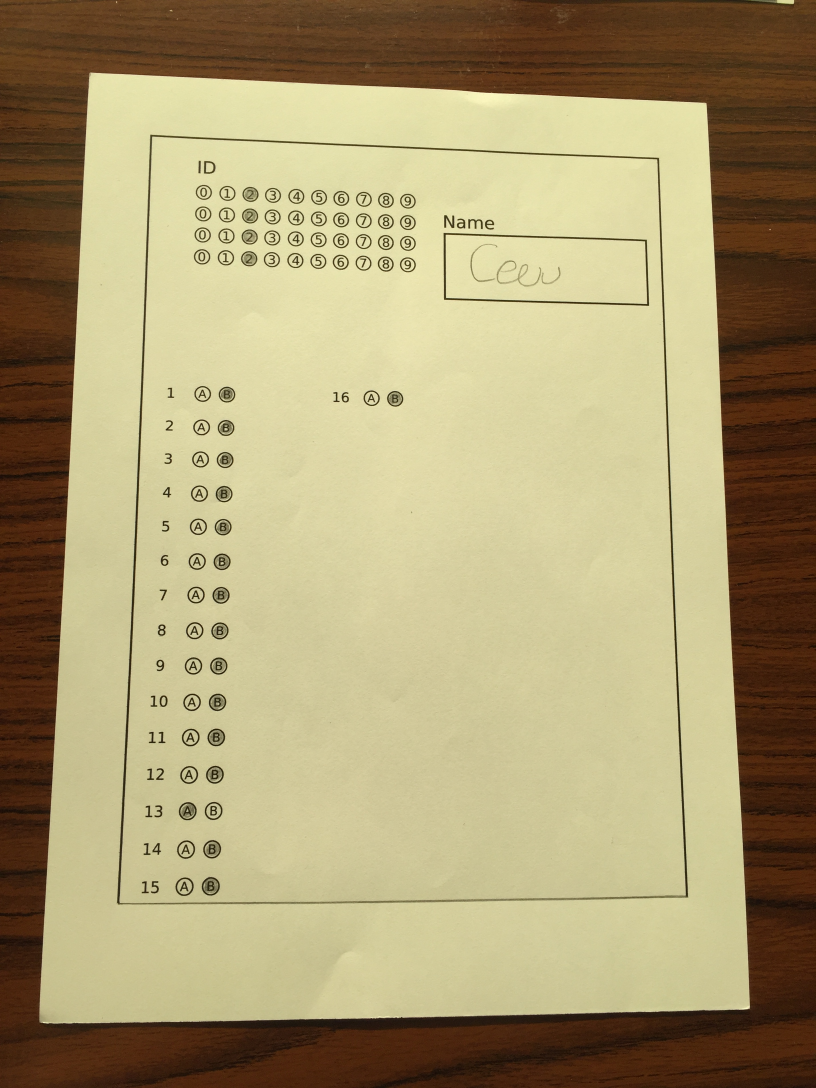
#> input picture zipped/2/IMG_6223.JPG, 2448 x 3264 px, found by its file name (shown at 1/3 size)
$ jupyter execute trials.ipynb   (shell and % lines are left out)
#> lines starting #> are read from the running program, lines starting #| are printed output that depends on the picture; after the words box and inside, x2 and y2 are one past the last pixel; in counts of white or black regions, pixels touching at a corner belong together
#> further down, image is the input picture: shape (3264, 2448, 3); mean B, G, R 114.5, 155.9, 170.1
### Bubble Sheet/commonfunctions.py
import cv2
from imutils import grab_contours, contours
import skimage.io as io
import matplotlib.pyplot as plt
import numpy as np
from skimage.exposure import histogram
from matplotlib.pyplot import bar
from skimage.color import rgb2gray,rgb2hsv

# Convolution:
from scipy.signal import convolve2d
from scipy import fftpack
import math

from skimage.util import random_noise, invert
from skimage.filters import median, gaussian
from skimage.feature import canny
from skimage.measure import label
from skimage.color import label2rgb
from skimage.morphology import dilation, erosion, square, disk, opening
from skimage.transform import hough_circle, hough_circle_peaks


# Edges
from skimage.filters import sobel_h, sobel, sobel_v,roberts, prewitt

# Show the figures / plots inside the notebook
def show_images(images,titles=None):
    #This function is used to show image(s) with titles by sending an array of images and an array of associated titles.
    # images[0] will be drawn with the title titles[0] if exists
    # You aren't required to understand this function, use it as-is.
    n_ims = len(images)
    if titles is None: titles = ['(%d)' % i for i in range(1,n_ims + 1)]
    fig = plt.figure()
    n = 1
    for image,title in zip(images,titles):
        a = fig.add_subplot(1,n_ims,n)
        if image.ndim == 2:
            plt.gray()
        plt.imshow(image)
        a.set_title(title)
        n += 1
    fig.set_size_inches(np.array(fig.get_size_inches()) * n_ims)
    plt.show()


# [6 lines left out: function showHist, not called in this run]

def gamma_correction(image, c, gamma):
    return c * image ** gamma

# [17 lines left out: function global_thresholding, not called in this run]


### zipped/trials.ipynb
## First Trial

[cell 1]
from commonfunctions import *
import pandas as pd
import cv2
import pytesseract

[cell 2]
from skimage.filters import threshold_otsu
from skimage.morphology import binary_erosion, binary_dilation, binary_closing,skeletonize, thin
from skimage.measure import find_contours
from skimage.draw import rectangle
from skimage.filters import threshold_otsu

[cell 3]
def load_image(file_path):
    try:
        # Load the image using OpenCV
        image = cv2.imread(file_path)
        if image is None:
            print("Error: Image not found. Check the file path.")
            return None

        # Display the image using OpenCV
        cv2.imshow('Loaded Bubble Sheet Image', image)
        show_images([image])

        cv2.waitKey(0)
        cv2.destroyAllWindows()

        return image

    except Exception as e:
        print(f"Error loading image: {e}")
        return None

### Second

[cell 4]
# Function to resize image first into 500x700
def resize_image(image, target_width=500, target_height=700):
#> called with target_width = 500, target_height = 700
    h, w = image.shape[:2]
#> h = 3264; w = 2448
    aspect_ratio = w / h
#> aspect_ratio = 0.75

    if w > h:  # Wide image
        new_width = target_width
        new_height = int(target_width / aspect_ratio)
    else:  # Tall or square image
        new_height = target_height
        new_width = int(target_height * aspect_ratio)
#> new_width = 525

    # Ensure dimensions don't exceed target size
    new_width = min(new_width, target_width)
#> new_width = 500
    new_height = min(new_height, target_height)

    resized = cv2.resize(image, (new_width, new_height), interpolation=cv2.INTER_LANCZOS4)
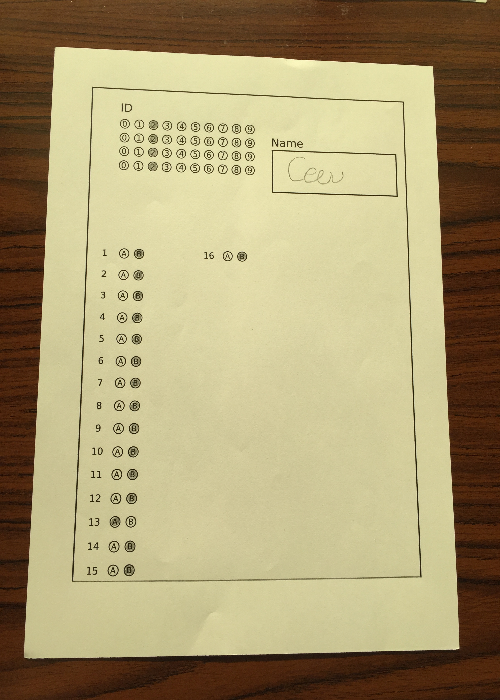
#> resized: shape (700, 500, 3); mean B, G, R 114.5, 155.9, 170.1

    # Calculate padding
    delta_w = max(target_width - new_width, 0)
#> delta_w = 0
    delta_h = max(target_height - new_height, 0)
    top, bottom = delta_h // 2, delta_h - (delta_h // 2)
    left, right = delta_w // 2, delta_w - (delta_w // 2)
#> left = 0; right = 0

    color = [0, 0, 0]  # Black padding
    padded_image = cv2.copyMakeBorder(resized, top, bottom, left, right, cv2.BORDER_CONSTANT, value=color)

    return padded_image

# Function to detect the sheet contour and apply perspective transform
def detect_sheet_contour(image, width=500, height=700):

    image = resize_image(image, target_width=width, target_height=height)

    # Convert to grayscale
    gray = cv2.cvtColor(image, cv2.COLOR_BGR2GRAY)
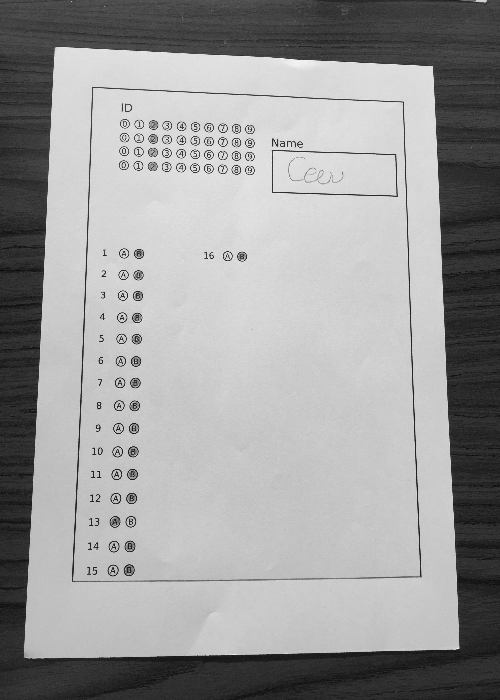
#> gray: shape (700, 500); min 9, max 246, mean 155.4

    # Apply Canny edge detection
    edges = cv2.Canny(gray, 50, 150)
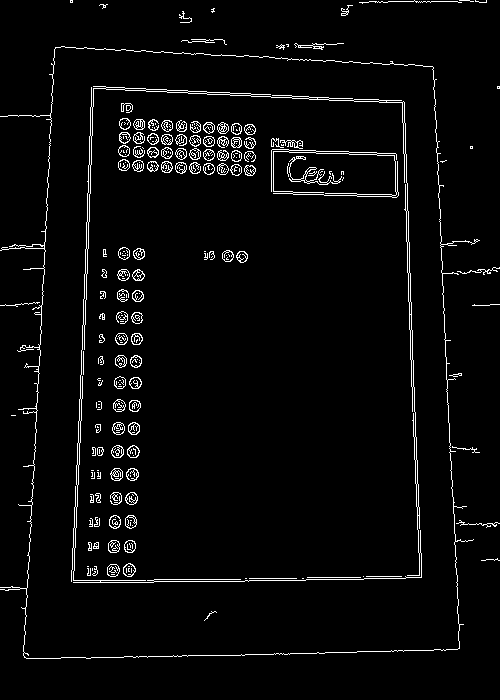
#> edges: shape (700, 500); 3.6% white in thin lines or dots

    # Find contours
    contours, _ = cv2.findContours(edges, cv2.RETR_EXTERNAL, cv2.CHAIN_APPROX_SIMPLE)
#> contours = 24 contours, 22 with area under 20; largest, box (x1, y1, x2, y2) and area: (0, 46, 480, 659) 243463, (294, 43, 344, 50) 24

    # Sort contours by area (largest first)
    contours = sorted(contours, key=cv2.contourArea, reverse=True)

    # Check if we have enough contours
    if len(contours) > 0:
        # Assume the largest contour is the sheet
        sheet_contour = contours[0]
#> sheet_contour = contour of 1034 points, box (x1, y1, x2, y2) (0, 46, 480, 659), area 243463

        # Approximate the sheet's contour to a quadrilateral
        epsilon = 0.02 * cv2.arcLength(sheet_contour, True)
#> epsilon = 64.79
        approx = cv2.approxPolyDP(sheet_contour, epsilon, True)
#> approx = [[55, 47], [24, 657], [459, 648], [433, 67]]

        # Ensure we have 4 points (a quadrilateral)
        if len(approx) == 4:
            points = approx.reshape(4, 2)
#> points = [[55, 47], [24, 657], [459, 648], [433, 67]]
            rect = np.zeros((4, 2), dtype='float32')

            s = points.sum(axis=1)
#> s = [102, 681, 1107, 500]
            rect[0] = points[np.argmin(s)]  # Top-left
            rect[2] = points[np.argmax(s)]  # Bottom-right

            diff = np.diff(points, axis=1)
#> diff = [-8, 633, 189, -366]
            rect[1] = points[np.argmin(diff)]  # Top-right
            rect[3] = points[np.argmax(diff)]  # Bottom-left

            # Define the standard rectangle for the aligned sheet
            dst = np.array([
                [0, 0],
                [width - 1, 0],
                [width - 1, height - 1],
                [0, height - 1]
            ], dtype='float32')

            # Compute the perspective transform matrix
            M = cv2.getPerspectiveTransform(rect, dst)

            # Apply perspective warp
            aligned_sheet = cv2.warpPerspective(image, M, (width, height))

            # Display the aligned sheet
            cv2.imshow('Aligned Sheet', aligned_sheet)
            cv2.waitKey(0)
            cv2.destroyAllWindows()

            return aligned_sheet
        else:
            print("Sheet alignment failed: Unable to detect 4 corners.")
            return None
    else:
        print("No contours detected.")
        return None


# Function to extract a specific box from the aligned sheet
def extract_region_from_sheet(aligned_sheet, region_coords=(125, 175, 282, 435)):
    # Extract the region based on the coordinates (y1, y2, x1, x2)
#> called with region_coords = (125, 175, 282, 435)
    y1, y2, x1, x2 = region_coords
    extracted_region = aligned_sheet[y1:y2, x1:x2]
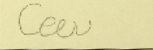
#> extracted_region: shape (50, 153, 3); mean B, G, R 166.7, 217.7, 223.7

    # Display the extracted region
    cv2.imshow('Extracted Region', extracted_region)
    show_images([extracted_region])
#> in show_images, `n_ims = len(images)`: n_ims = 1
#> the loop in show_images, `for image,title in zip(images,titles):` made 1 pass
#> (title, n) on pass 1: ('(1)', 2)
#> after the loop in show_images, `for image,title in zip(images,titles):`: n = 2
    cv2.waitKey(0)
    cv2.destroyAllWindows()

    return extracted_region

[cell 5]
def extract_name(aligned_sheet, x=0, y=0, w=180,h=60):
    # Define the region where the name is located (adjust these coordinates as needed)
    #x, y, w, h = 0, 0, 180, 60  # Example coordinates
#> called with x = 0, y = 0, w = 180, h = 60
    name_region = aligned_sheet[y:y+h, x:x+w]

    # Step 1: Convert the name region to grayscale
    name_gray = cv2.cvtColor(name_region, cv2.COLOR_BGR2GRAY)

    # Step 2: Apply Gaussian Blur to reduce noise
    blurred = cv2.GaussianBlur(name_gray, (5, 5), 0)

    # Step 4: Apply Adaptive Thresholding to isolate the text
    thresh_name = cv2.adaptiveThreshold(blurred, 255, cv2.ADAPTIVE_THRESH_GAUSSIAN_C,
                                        cv2.THRESH_BINARY_INV, 11, 2)
#> thresh_name: shape (50, 153); 11.5% white; 7 white regions (4 under 20 px), largest, box (x1, y1, x2, y2) and area: (18, 2, 92, 39) 547, (0, 48, 153, 50) 299, (46, 22, 56, 27) 26

    # Step 5: Remove small noise with morphological operations
    kernel = cv2.getStructuringElement(cv2.MORPH_RECT, (2, 2))
    opened = cv2.morphologyEx(thresh_name, cv2.MORPH_OPEN, kernel, iterations=3)
#> opened: shape (50, 153); 0.21% white; 1 white region (1 under 20 px)

    # Step 6: Apply dilation to enhance text thickness
    dilated = cv2.dilate(opened, kernel, iterations=3)
#> dilated: shape (50, 153); 0.64% white; 1 white region, box (x1, y1, x2, y2) and area: (77, 28, 84, 35) 49

    # Step 7: Use Tesseract to extract the name text
    extracted_name = pytesseract.image_to_string(thresh_name, config='--psm 6')

    # Display results
    print("Extracted Name:", extracted_name.strip())

    # Optionally display intermediate and final processed images
    cv2.imshow('Grayscale', name_gray)
    cv2.imshow('Blurred', blurred)
    cv2.imshow('Thresholded', thresh_name)
    cv2.imshow('Noise Removed', opened)
    cv2.imshow('Dilated', dilated)
    show_images([thresh_name])
    cv2.waitKey(0)
    cv2.destroyAllWindows()

    return extracted_name.strip()

[cell 6]
image_path = '2\IMG_6223.JPG'

# Load the image
image = cv2.imread(image_path)
if image is None:
    print(f"Error: Could not load the image at {image_path}")
else:
    # Step 1: Align the sheet
    aligned_sheet = detect_sheet_contour(image,500,700)

    if aligned_sheet is not None:
        # Step 2: Define the region to extract
        region_coords = (125, 175, 282, 435)  # Modify based on where the box is in the image
        extracted_region = extract_region_from_sheet(aligned_sheet, region_coords)

[cell 7]
# Main process
def main():
    extract_name(extracted_region)
#> (the call stopped at in extract_name, `extracted_name = pytesseract.image_to_string(thresh_name, config='--ps..`: pytesseract is not available in this run)

# Run the main function
if __name__ == "__main__":
    main()

[cell 8]
# Example usage:
image_path = '3\IMG_2032.jpg'

# Load the image
image = cv2.imread(image_path)
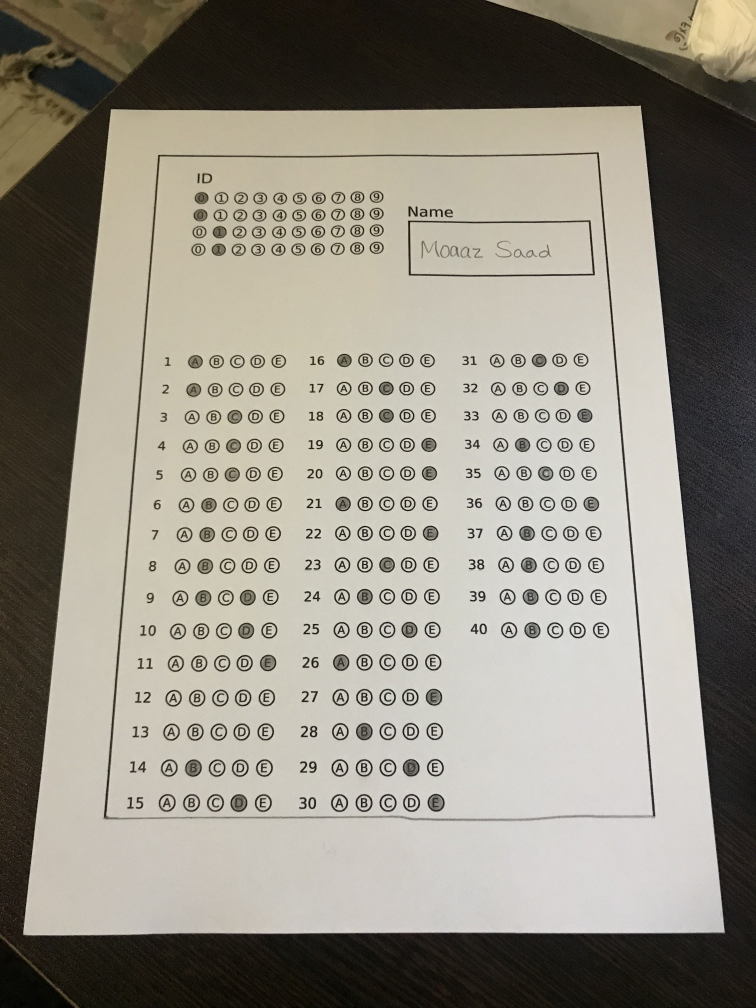
#> input picture zipped/3/IMG_2032.jpg, 3024 x 4032 px, found by its file name (shown at 1/4 size)
#> image is the input picture: shape (4032, 3024, 3); mean B, G, R 130.1, 141.4, 146.2
if image is None:
    print(f"Error: Could not load the image at {image_path}")
else:
    # Step 1: Align the sheet
    aligned_sheet = detect_sheet_contour(image)
#> call 2 of detect_sheet_contour, with width = 500, height = 700
#> in detect_sheet_contour (call 2), `gray = cv2.cvtColor(image, cv2.COLOR_BGR2GRAY)`:
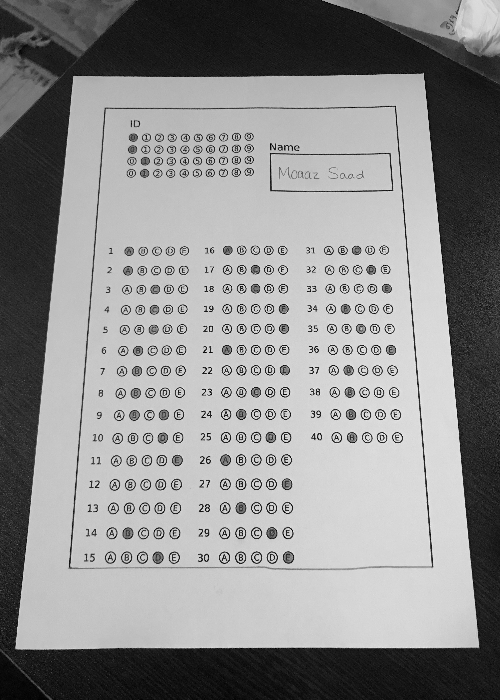
#> gray: shape (700, 500); min 0, max 250, mean 141.6
#> in detect_sheet_contour (call 2), `edges = cv2.Canny(gray, 50, 150)`:
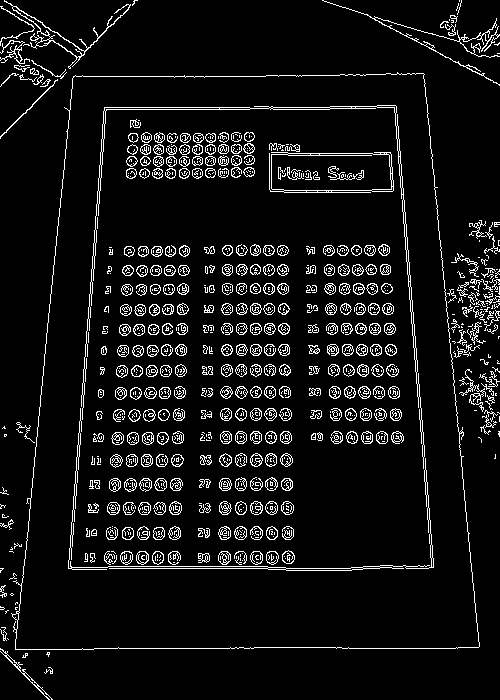
#> edges: shape (700, 500); 7.5% white in thin lines or dots
#> in detect_sheet_contour (call 2), `contours, _ = cv2.findContours(edges, cv2.RETR_EXTERNAL, cv2.CHAIN_APP..`: contours = 128 contours, 113 with area under 20; largest, box (x1, y1, x2, y2) and area: (11, 72, 480, 650) 233328, (4, 0, 131, 69) 716, (322, 0, 500, 86) 168, (0, 648, 53, 700) 132, (0, 40, 30, 64) 82
#> in detect_sheet_contour (call 2), `sheet_contour = contours[0]`: sheet_contour = contour of 517 points, box (x1, y1, x2, y2) (11, 72, 480, 650), area 233328
#> in detect_sheet_contour (call 2), `epsilon = 0.02 * cv2.arcLength(sheet_contour, True)`: epsilon = 43.8
#> in detect_sheet_contour (call 2), `approx = cv2.approxPolyDP(sheet_contour, epsilon, True)`: approx = [[423, 73], [73, 76], [15, 649], [479, 646]]
#> in detect_sheet_contour (call 2), `s = points.sum(axis=1)`: s = [496, 149, 664, 1125]
#> in detect_sheet_contour (call 2), `diff = np.diff(points, axis=1)`: diff = [-350, 3, 634, 167]
#> in detect_sheet_contour (call 2), `aligned_sheet = cv2.warpPerspective(image, M, (width, height))`:
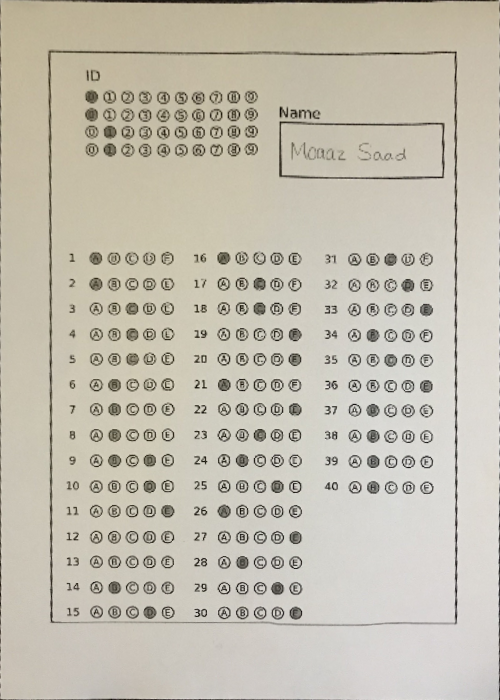
#> aligned_sheet: shape (700, 500, 3); mean B, G, R 176.1, 189.8, 195

    if aligned_sheet is not None:
        # Step 2: Define the region you want to extract (e.g., name box)
        region_coords = (125, 175, 282, 435)  # Modify based on where the box is in the image
        extracted_region = extract_region_from_sheet(aligned_sheet, region_coords)
#> call 2 of extract_region_from_sheet, with region_coords = (125, 175, 282, 435)
#> in extract_region_from_sheet (call 2), `extracted_region = aligned_sheet[y1:y2, x1:x2]`:
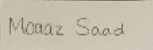
#> extracted_region: shape (50, 153, 3); mean B, G, R 174.1, 189.8, 196
#> the loop in show_images (call 2), `for image,title in zip(images,titles):` made 1 pass

[cell 9]
# Main process
def main():
    extract_name(extracted_region)
#> call 2 of extract_name, with x = 0, y = 0, w = 180, h = 60
#> in extract_name (call 2), `thresh_name = cv2.adaptiveThreshold(blurred, 255, cv2.ADAPTIVE_THRESH_..`: thresh_name: shape (50, 153); 11.3% white; 13 white regions (6 under 20 px), largest, box (x1, y1, x2, y2) and area: (20, 17, 53, 36) 256, (62, 0, 145, 2) 141, (75, 17, 89, 36) 119
#> in extract_name (call 2), `opened = cv2.morphologyEx(thresh_name, cv2.MORPH_OPEN, kernel, iterati..`: opened: shape (50, 153); 6.8% white; 7 white regions (3 under 20 px), largest, box (x1, y1, x2, y2) and area: (65, 0, 148, 5) 385, (25, 32, 31, 37) 29, (46, 0, 53, 4) 28, (12, 21, 16, 28) 28
#> in extract_name (call 2), `dilated = cv2.dilate(opened, kernel, iterations=3)`:
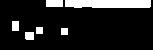
#> dilated: shape (50, 153); 13.4% white; 6 white regions, box (x1, y1, x2, y2) and area: (65, 0, 151, 8) 668, (46, 0, 63, 7) 119, (25, 32, 34, 40) 71, (12, 21, 19, 31) 70, (36, 27, 43, 34) 49, (61, 28, 68, 35) 49
#> (the call stopped at in extract_name, `extracted_name = pytesseract.image_to_string(thresh_name, config='--ps..`: pytesseract is not available in this run)
